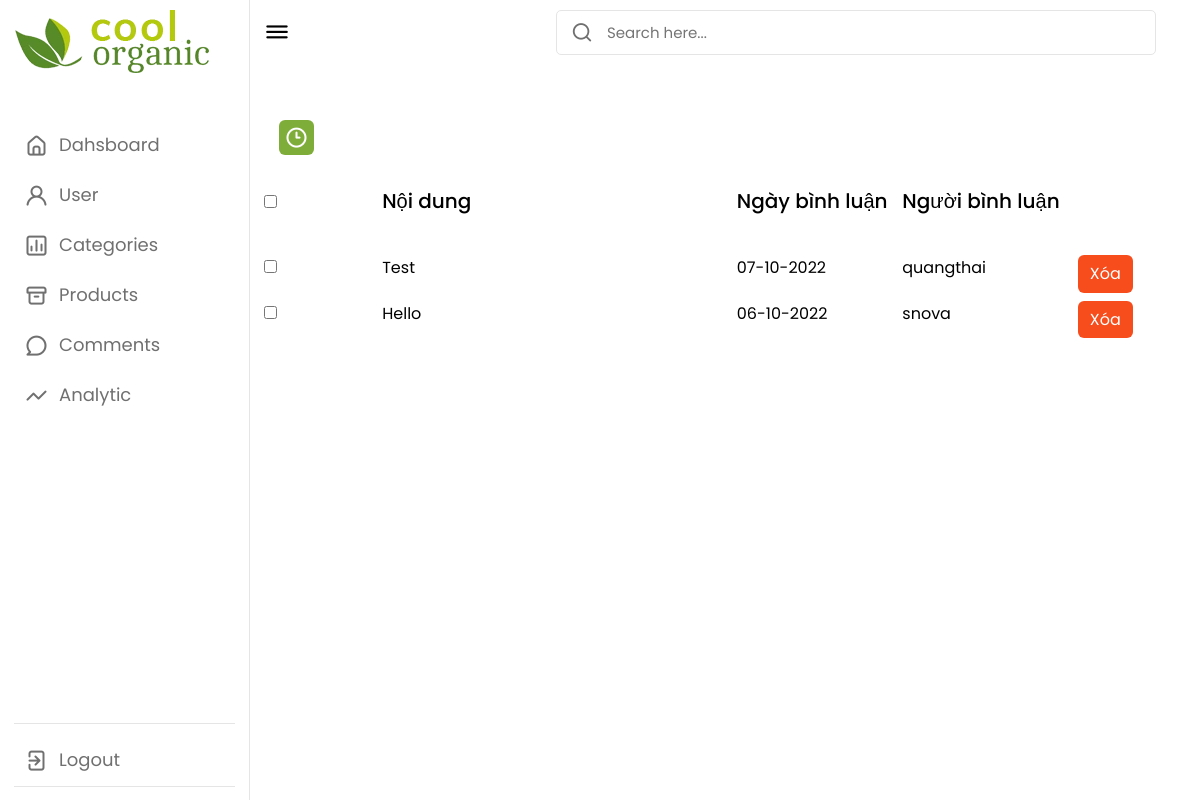
/admin/binh-luan/index.php?ma_hh=13 (signed in), run on the app's committed database.
### tables this page shows
CREATE TABLE `binh_luan` (
  `ma_bl` int(11) NOT NULL,
  `noi_dung` varchar(255) NOT NULL,
  `ma_kh` varchar(20) NOT NULL,
  `ma_hh` int(11) NOT NULL,
  `ngay_bl` varchar(20) NOT NULL
);

CREATE TABLE `khach_hang` (
  `ma_kh` varchar(20) NOT NULL,
  `mat_khau` varchar(255) NOT NULL,
  `ho_ten` varchar(50) NOT NULL,
  `kich_hoat` bit(1) NOT NULL DEFAULT b'0',
  `hinh` varchar(50) NOT NULL,
  `email` varchar(50) NOT NULL,
  `vai_tro` bit(1) NOT NULL DEFAULT b'0'
);

### admin/binh-luan/index.php (called while the page is built, shortened)
<?php
require_once '../../dao/pdo.php';
require_once '../../dao/binh-luan.php';
extract($_REQUEST);
if (exist_param("ma_hh", $_REQUEST)) {
    $items_detail = bl_select_by_hh($ma_hh);
} else {
    $items_bl = thong_ke_binh_luan();
    $VIEW_NAME = 'list.php';
}
require "../layout.php";

### dao/pdo.php (called while the page is built, shortened)
<?php
function pdo_get_connection() {
    $servername = "localhost";
    $databasename = "sample_project";
    $username = "root";
    $password = "";
    try {
        $conn = new PDO("mysql:host=$servername;dbname=$databasename", $username, $password);
        $conn->setAttribute(PDO::ATTR_ERRMODE, PDO::ERRMODE_EXCEPTION);
        return $conn;
    } catch (PDOException $e) {
        return "Lỗi kết nối: " . $e->getMessage();
    }
}
function pdo_query($sql) {
    $sql_args = array_slice(func_get_args(), 1);
    try {
        $conn = pdo_get_connection();
        $stmt = $conn->prepare($sql);
        $stmt->execute($sql_args);
        $row = $stmt->fetchAll();
        return $row;
    } catch (PDOException $e) {
        throw $e;
    } finally {
        unset($conn);
    }
}

### dao/binh-luan.php (called while the page is built, shortened)
<?php
function bl_select_by_hh($ma_hh)
{
    $sql = "SELECT hh.ma_hh, kh.hinh, bl.noi_dung, kh.ho_ten, bl.ngay_bl, kh.ma_kh, bl.ma_bl
                FROM hang_hoa hh
                JOIN binh_luan bl ON hh.ma_hh = bl.ma_hh
                JOIN khach_hang kh ON bl.ma_kh = kh.ma_kh
                WHERE hh.ma_hh = ?
                GROUP BY hh.ma_hh, kh.hinh
                ORDER BY bl.ngay_bl DESC";
    return pdo_query($sql, $ma_hh);
}

### admin/binh-luan/detail.php (the view, shortened to what this page needs)
<div class="top">
    <i class="uil uil-bars sidebar-toggle"></i>
    <div class="search-box">
        <form method="GET">
            <button type="submit">
                <i class="uil uil-search"></i>
            </button>
            <input type="text" name="name" value="" placeholder="Search here...">
        </form>
    </div>
</div>
<div class="dash-content">
    <div class="overview">
        <div class="activity-header">
            <div class="title">
                <i class="uil uil-clock-three"></i>
                <span class="text">Comments Management</span>
            </div>
        </div>
        <div class="activity-detail">
            <div class="title-detail">
                <div class="title-pro name">
                    <input type="checkbox" onclick="toogleCheckBox(this)" id="">
                </div>
                <div class="title-pro name">Nội dung</div>
                <div class="title-pro image">Ngày bình luận</div>
                <div class="title-pro price">Người bình luận</div>
                <div class="title-pro func">&emsp;&emsp;</div>
            </div>
            <?php
            if (is_array($items_detail) || is_object($items_detail)) {
                foreach ($items_detail as $bl) {
            ?>
                    <div class="list-detail">
                        <div class="name">
                            <input type="checkbox" name="checkBox" value="checkbox<?= $bl['ma_hh'] ?>" id="">
                        </div>
                        <div class="name text">
                            <?= $bl['noi_dung'] ?>
                        </div>
                        <div class="image"><?= $bl['ngay_bl'] ?></div>
                        <div class="qty"><?= $bl['ma_kh'] ?></div>
                        <div class="func">
                            <a onclick="confirm('Bạn có chắc chắn muốn xóa không')" href="./index.php?btn_delete&ma_bl=<?= $bl['ma_kh'] ?>">
                                <button class="btn btn-delete">Xóa</button>
                            </a>
                        </div>
                    </div>
            <?php }
            } ?>
        </div>
    </div>
</div>

### admin/content/style.css (style rules this page uses)
* { margin: 0; padding: 0; box-sizing: border-box; font-family: 'Poppins', sans-serif; }
:root { --primary-color: #7fad39; --panel-color: #FFF; --text-color: #000; --black-light-color: #707070; --border-color: #e6e5e5; --toggle-color: #DDD; --box1-color: #4DA3FF; --box2-color: #FFE6AC; --box3-color: #E7D1FC; --title-icon-color: #fff; --tran-05: all 0.5s ease; --tran-03: all 0.3s ease; --tran-03: all 0.2s ease; }
button { border: none; outline: none; cursor: pointer; }
body { min-height: 100vh; background-color: var(--primary-color); }
.dashboard .top { position: fixed; top: 0; left: 250px; display: flex; width: calc(100% - 250px); justify-content: space-between; align-items: center; padding: 10px 14px; background-color: var(--panel-color); transition: var(--tran-05); z-index: 10; }
.dashboard .top .sidebar-toggle { font-size: 26px; color: var(--text-color); cursor: pointer; }
.dashboard .top .search-box { position: relative; height: 45px; max-width: 600px; width: 100%; margin: 0 30px; }
.top .search-box input { position: absolute; border: 1px solid var(--border-color); background-color: var(--panel-color); padding: 0 25px 0 50px; border-radius: 5px; height: 100%; width: 100%; color: var(--text-color); font-size: 15px; font-weight: 400; outline: none; }
.top .search-box i { position: absolute; left: 15px; font-size: 22px; z-index: 10; top: 50%; transform: translateY(-50%); color: var(--black-light-color); }
.dashboard .dash-content { padding-top: 50px; }
.dash-content .title { display: flex; align-items: center; margin: 60px 0 30px 0; }
.dash-content .title i { position: relative; height: 35px; width: 35px; background-color: var(--primary-color); border-radius: 6px; color: var(--title-icon-color); display: flex; align-items: center; justify-content: center; font-size: 24px; }
.dash-content .title .text, .dash-content .activity-header .list .text { font-size: 18px; font-weight: 500; color: white; margin-left: 10px; }
.activity-header { display: flex; justify-content: space-between; align-items: center; margin: 0 15px; }
.title-detail, .list-detail { display: grid; grid-template-columns: 1fr 3fr 1.4fr 1.4fr 1fr; align-items: flex-start; margin-bottom: 8px; }
.list-detail .text { white-space: nowrap; width: 80%; overflow: hidden; transition: all 10s ease-in-out; -webkit-transition: all 10s ease-in-out; -moz-transition: all 10s ease-in-out; -ms-transition: all 10s ease-in-out; -o-transition: all 10s ease-in-out; text-overflow: ellipsis; }
.title-pro { font-size: 20px; font-weight: 500; color: var(--text-color); margin-bottom: 30px; }
i, .del-icon { cursor: pointer; font-size: 18px; }
.func { display: flex; justify-content: center; align-items: center; }
.func a { margin: 0 6px; }
.btn { display: inline-block; padding: 6px 12px; margin: 0 4px; border-radius: 6px; }
.btn-delete { background-color: rgb(247, 76, 28); color: white; }
.func { text-decoration: none; justify-content: left; }

### data on the page
binh_luan: noi_dung "Test", ngay_bl "07-10-2022", ma_kh.ma_kh "quangthai"
binh_luan: noi_dung "Hello", ngay_bl "06-10-2022", ma_kh.ma_kh "snova"
